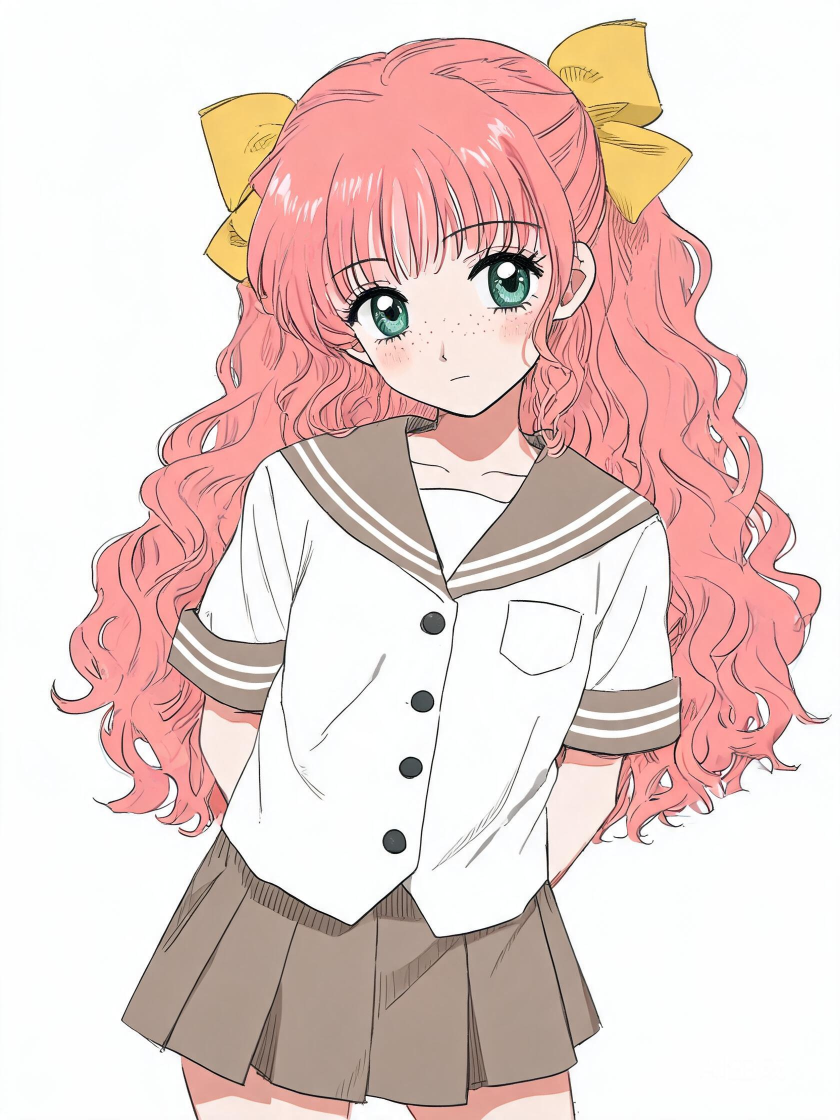
#> input picture characters/momo/girl_v3_half_hi.jpg, 1680 x 2240 px (shown at 1/2 size)
$ python -i verify.py   (imports and definitions only)
#> lines starting #> are read from the running program, lines starting #| are printed output that depends on the picture
# -*- coding: utf-8 -*-
"""Acceptance checks for a PC-98 tachie PNG.

``check`` returns a list of problems; an empty list means the image passed.
Soft findings are prefixed with ``WARN: `` and must not be treated as errors.
"""
from __future__ import annotations

import re
from pathlib import Path

from PIL import Image

SIZE = (640, 400)
DIALOG_Y = 280
_NAME_RE = re.compile(r"[A-Za-z0-9_\-]{1,8}")
_EXT_RE = re.compile(r"[A-Za-z0-9]{1,3}")


def _transparency_problem(image):
    """Verify that the sprite carries a usable transparent background."""
    if image.mode == "P":
        info = image.info.get("transparency")
        if info is None:
            return "indexed PNG has no tRNS chunk; index 0 is not transparent"
        if isinstance(info, (bytes, bytearray)):
            if not info or info[0] != 0:
                return "palette alpha table does not make index 0 transparent"
        elif int(info) != 0:
            return f"PNG declares index {int(info)} as transparent, not index 0"
        return None
    if "A" in image.getbands():
        if image.getchannel("A").getextrema()[0] == 0:
            return None
        return "RGBA PNG has no fully transparent pixel"
    if image.info.get("transparency") is not None:
        return None
    return "image has no palette or alpha channel; index 0 transparency is undefined"


def _occupied_pixels(image):
    """Return the number of sprite pixels inside the y>=DIALOG_Y band."""
    rgba = image.convert("RGBA")
    if rgba.height <= DIALOG_Y:
        return 0
    below = rgba.crop((0, DIALOG_Y, rgba.width, rgba.height))
    transparency = image.info.get("transparency")
    if "A" in image.getbands() or transparency is not None:
        alpha = below.getchannel("A")
        return sum(1 for value in alpha.getdata() if value > 0)
    return sum(1 for pixel in below.getdata()
               if pixel[:3] != (255, 255, 255))


def _unique_colors(image):
    rgba = image.convert("RGBA")
    colors = set()
    for r, g, b, a in rgba.getdata():
        if a:
            colors.add((r, g, b))
    return colors


def check(png_path, max_colors=256, size=SIZE):
    """Return a list of problems (empty = pass); ``WARN:`` items are soft."""
#> called with max_colors = 256, size = (640, 400)
    path = Path(png_path)
    if not path.exists():
        return [f"file not found: {path}"]

    problems = []
    with Image.open(path) as image:
#> image is the input picture: PIL image 1680x2240 RGB; mean R, G, B 232.9, 210.4, 205.8
        image.load()
        if image.size != tuple(size):
            problems.append(
                f"size {image.size} != expected {tuple(size)}")

        unique = _unique_colors(image)
#> the loop in _unique_colors, `for r, g, b, a in rgba.getdata():` made 3763200 passes
#> (r, g, b) on passes 1 to 3: (253, 253, 253), (253, 253, 253), (253, 253, 253)
#> after the loop in _unique_colors, `for r, g, b, a in rgba.getdata():`: colors = 123741 items
#> unique = 123741 items
        if len(unique) > max_colors:
            problems.append(
                f"{len(unique)} unique colors exceed the {max_colors} limit")

        transparency = _transparency_problem(image)
        if transparency:
            problems.append(transparency)

        below = _occupied_pixels(image)
#> in _occupied_pixels, `below = rgba.crop((0, DIALOG_Y, rgba.width, rgba.height))`:
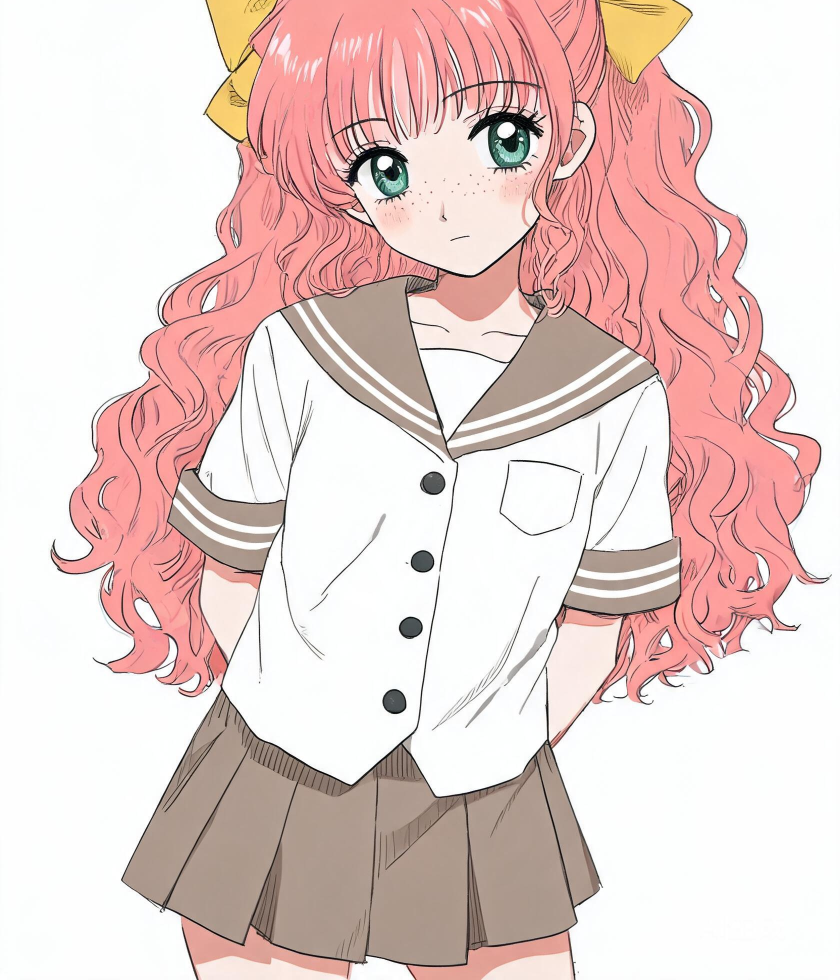
#> below: PIL image 1680x1960 RGBA (shown at 1/2 size); mean R, G, B, A 230.9, 208.1, 204.4, 255
#> below = 3267065
        if below:
            problems.append(
                f"WARN: {below} sprite pixels occupy the y>={DIALOG_Y} "
                "dialog region")

    stem, ext = path.stem, path.suffix.lstrip(".")
    if not _NAME_RE.fullmatch(stem):
        problems.append(f"filename stem {stem!r} is not DOS 8.3 safe")
    if not _EXT_RE.fullmatch(ext):
        problems.append(f"filename extension {ext!r} is not DOS 8.3 safe")

    return problems

>>> result = check('../../characters/momo/girl_v3_half_hi.jpg')
#> result = 5 items

$ run again, on characters/momo/girl_v3_sheet.jpg
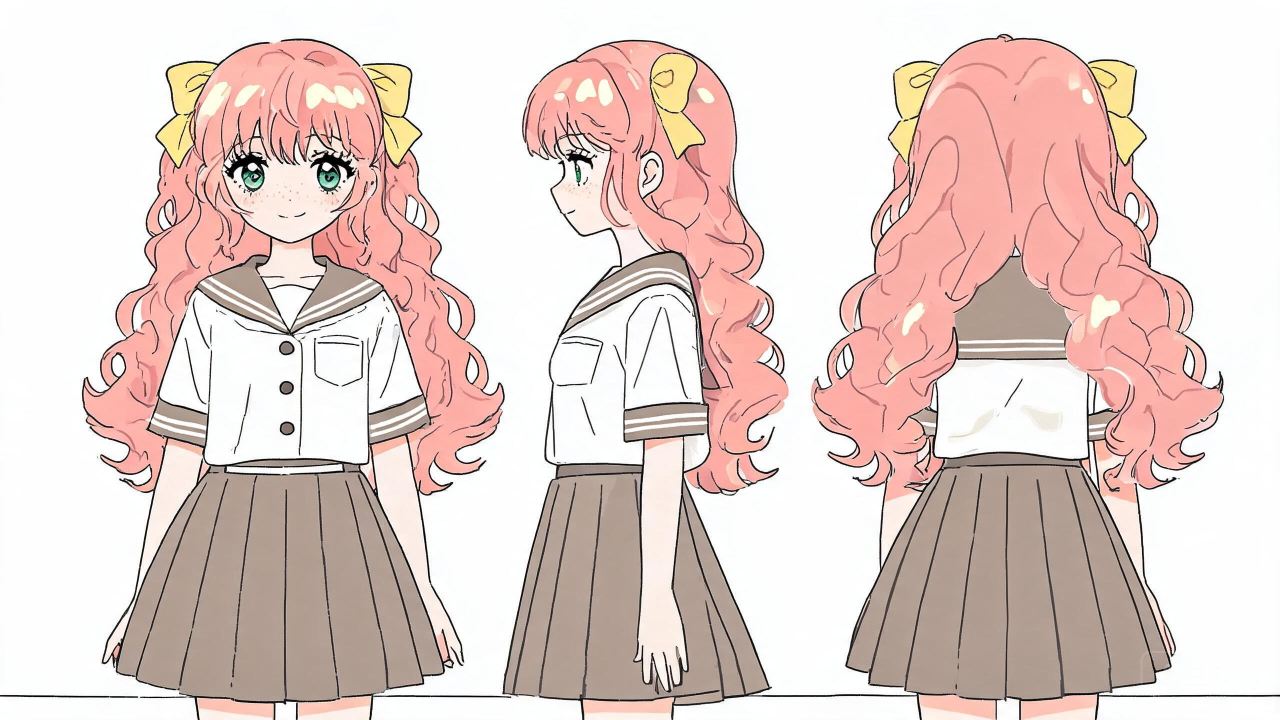
#> input picture characters/momo/girl_v3_sheet.jpg, 2560 x 1440 px (shown at 1/2 size)
#> in check, image is the input picture: PIL image 2560x1440 RGB; mean R, G, B 227.5, 208.7, 203.5
#> the loop in _unique_colors, `for r, g, b, a in rgba.getdata():` made 3686400 passes
#> (r, g, b) on passes 1 to 3: (253, 253, 253), (253, 253, 253), (253, 253, 253)
#> after the loop in _unique_colors, `for r, g, b, a in rgba.getdata():`: colors = 95820 items
#> in _occupied_pixels, `below = rgba.crop((0, DIALOG_Y, rgba.width, rgba.height))`:
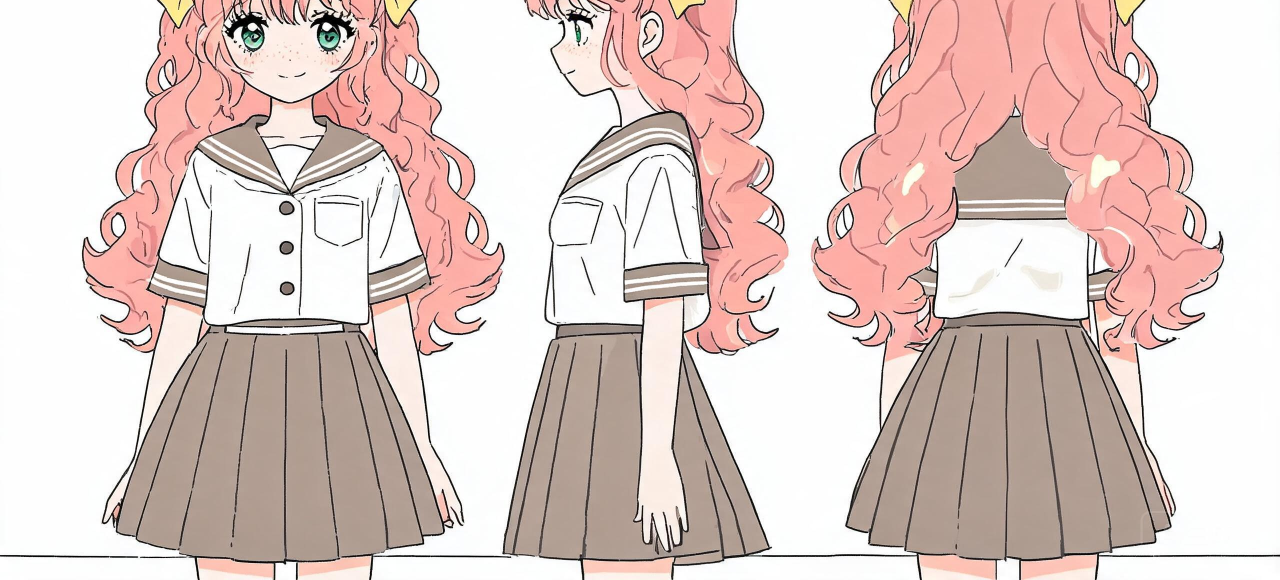
#> below: PIL image 2560x1160 RGBA (shown at 1/2 size); mean R, G, B, A 222.8, 203.7, 199, 255
#> in check, `below = _occupied_pixels(image)`: below = 2883523
#> result = 5 items
